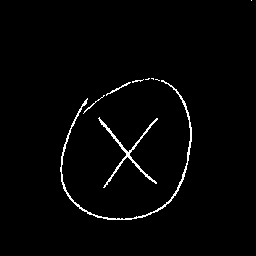
#> input picture img/roundimage/tile002_p.png, 256 x 256 px, found by its file name
$ python houghtf_discreteangles.py
#> lines starting #> are read from the running program, lines starting #| are printed output that depends on the picture; after the words box and inside, x2 and y2 are one past the last pixel; in counts of white or black regions, pixels touching at a corner belong together; long printed decimals are rounded

from skimage import io, filters, measure
from skimage import transform as tf
import matplotlib.pyplot as plt
import numpy as np

NUM_DISCR_ANGLES=7

img1=io.imread('pushbutton/tile002_p.png')
#> img1: shape (256, 256); 1.9% white in thin lines or dots, all inside (x1, y1, x2, y2) = (60, 0, 252, 220)

img2 = np.array(img1)

hspace, angles, dists=tf.hough_line(img1)
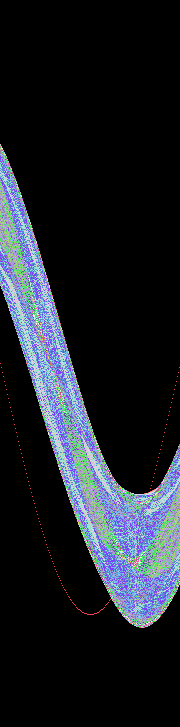
#> hspace: shape (727, 180) uint64; 71 distinct labels, from 0 to 88; one colour per label, 0 black
#> angles = 180 values from -1.57 to 1.55; dists = 727 values from -363 to 363
hspace, angles, dists = tf.hough_line_peaks(hspace, angles, dists)
#> hspace = [88, 86, 45]; angles = [-0.698, 0.663, 0.157]; dists = [-1, 195, 209]
print(angles*180/np.pi)
#| [-40.  38.   9.]
print(dists)
#| [ -1. 195. 209.]
print("------")
props=measure.regionprops(img1)
#> props = 1 regions; box (x1, y1, x2, y2) and area: (60, 0, 252, 220) 1244
print(props[0].centroid)
#| (152.755, 127.277)
centroid=(int(props[0].centroid[0]),int(props[0].centroid[1]))
#> centroid = (152, 127)
vcross=0
hcross=0
prevpix=img1[0][centroid[1]]>128
#> prevpix = False
for y in range(1,len(img1)):
    curpix=img1[y][centroid[1]]>128
    img2[y][centroid[1]]=255
    if prevpix!=curpix:
        vcross+=1
    prevpix=curpix
#> this loop made 255 passes
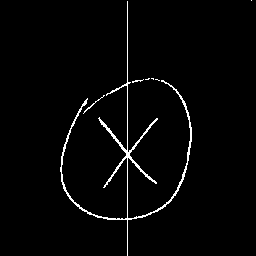
#> img2: shape (256, 256); 2.3% white in thin lines or dots, all inside (x1, y1, x2, y2) = (60, 0, 252, 256)
#> after the loop, vcross = 6
prevpix=img1[centroid[0]][0]>128
for x in range(1,len(img1[0])):
    curpix=img1[centroid[0]][x]>128
    img2[centroid[0]][x]=255
    if prevpix!=curpix:
        hcross+=1
    prevpix=curpix
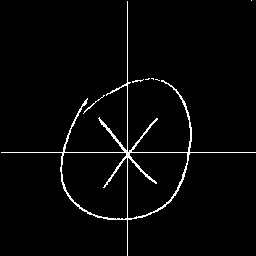
#> img2: shape (256, 256); 2.6% white in thin lines or dots
#> after the loop, hcross = 6
print(vcross)
#| 6
print(hcross)
#| 6
discrete_angles = np.linspace(-np.pi/2,np.pi/2, num=NUM_DISCR_ANGLES)
angle_count = np.zeros(NUM_DISCR_ANGLES)
angle_dist_sum = np.zeros(NUM_DISCR_ANGLES)
for angle,dist in zip(angles, dists):
    dif=np.abs(discrete_angles-angle)
    idx=np.argmin(dif)
    angle_count[idx]+=1
    angle_dist_sum[idx]+=abs(dist)
#> this loop made 3 passes
#> (angle, dist, dif, idx) on passes 1 to 3: (-0.698, -1, [0.873, 0.349, 0.175, 0.698, 1.22, 1.75, 2.27], 2), (0.663, 195, [2.23, 1.71, 1.19, 0.663, 0.14, 0.384, 0.908], 4), (0.157, 209, [1.73, 1.2, 0.681, 0.157, 0.367, 0.89, 1.41], 3)
#> after the loop, angle_count = [0, 0, 1, 1, 1, 0, 0]; angle_dist_sum = [0, 0, 1, 209, 195, 0, 0]
#print(angle_count)
#print(angle_dist_sum)
fig, ax = plt.subplots()
ax.imshow(img2, cmap=plt.cm.gray)
ax.axis((0, 256, 256, 0))
plt.show()
